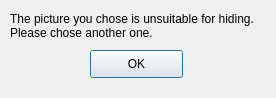
<?xml version="1.0" encoding="UTF-8"?>
<ui version="4.0">
 <class>PictureTooSmall</class>
 <widget class="QDialog" name="PictureTooSmall">
  <property name="geometry">
   <rect>
    <x>0</x>
    <y>0</y>
    <width>276</width>
    <height>98</height>
   </rect>
  </property>
  <property name="windowTitle">
   <string>Dialog</string>
  </property>
  <widget class="QPushButton" name="pushButton">
   <property name="geometry">
    <rect>
     <x>90</x>
     <y>50</y>
     <width>93</width>
     <height>28</height>
    </rect>
   </property>
   <property name="text">
    <string>OK</string>
   </property>
  </widget>
  <widget class="QLabel" name="label">
   <property name="geometry">
    <rect>
     <x>10</x>
     <y>0</y>
     <width>261</width>
     <height>51</height>
    </rect>
   </property>
   <property name="text">
    <string>The picture you chose is unsuitable for hiding.
Please chose another one.</string>
   </property>
  </widget>
 </widget>
 <resources/>
 <connections/>
</ui>
